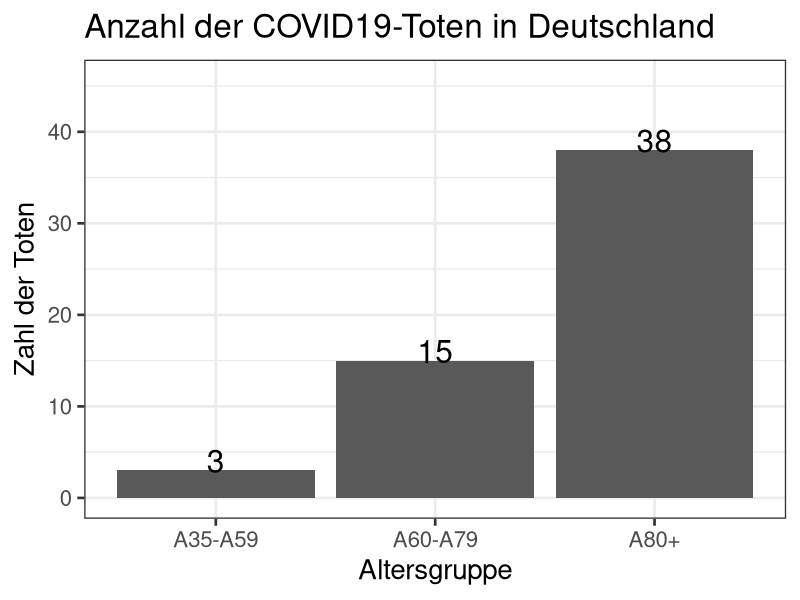

Here is the R script that generated this plot:
## ---- chunk 1
library(dplyr, warn.conflicts=FALSE)
library(tidyr)
library(lubridate, warn.conflicts=FALSE)
library(readr)

df = read.csv("RKI_COVID19.csv")
levels(df$Altersgruppe)
head(df %>% filter(Altersgruppe == "A60-A79"))

df$Meldedatum = ymd_hms(df$Meldedatum)
df$Meldedatum_Epoch_days = as.numeric(df$Meldedatum)
df$Meldedatum_Epoch = as.numeric(as.POSIXct(df$Meldedatum,origin="1970-01-01",tz="CET"))

df$Datenstand = dmy_hm(df$Datenstand)

#construct deaths dataset
ddf = df %>% filter(NeuerTodesfall > 0)

glimpse(ddf)
## ---- chunk 2
library(ggplot2)

mytheme = theme_bw(base_size=20)##  + theme(
    ## ##text = element_text(family = "Decima WE", color = "grey20"),
    ## ## strip.background = element_blank(),
    ## ## strip.text = element_text(hjust = 0),
    ## ## panel.grid.major = element_line(colour="grey50",size=0.35),
    ## ## panel.grid.minor = element_blank(),
    ## ## plot.margin=unit(c(0,1,0,1),"cm"),
    ## legend.position="top",
    ## plot.caption=element_text(hjust=1,size=14,colour="grey30"),
    ## plot.subtitle=element_text(face="italic",size=14,colour="grey40"),
    ## plot.title=element_text(size=18,face="bold")
## )

cddf = ddf %>% group_by(Altersgruppe, .drop= FALSE) %>% summarize(Anzahl = n()) %>% select(Altersgruppe,Anzahl)
glimpse(cddf)
## ---- chunk 3

mortality = ggplot(cddf,aes(x=Altersgruppe,y=Anzahl)) + 
geom_col() + 
ylab("Zahl der Toten") + 
ggtitle("Anzahl der COVID19-Toten in Deutschland") +
geom_text(aes(label=Anzahl),nudge_y = 1, size=8) +
ylim(0,1.2*max(cddf$Anzahl)) + 
mytheme

mortality
